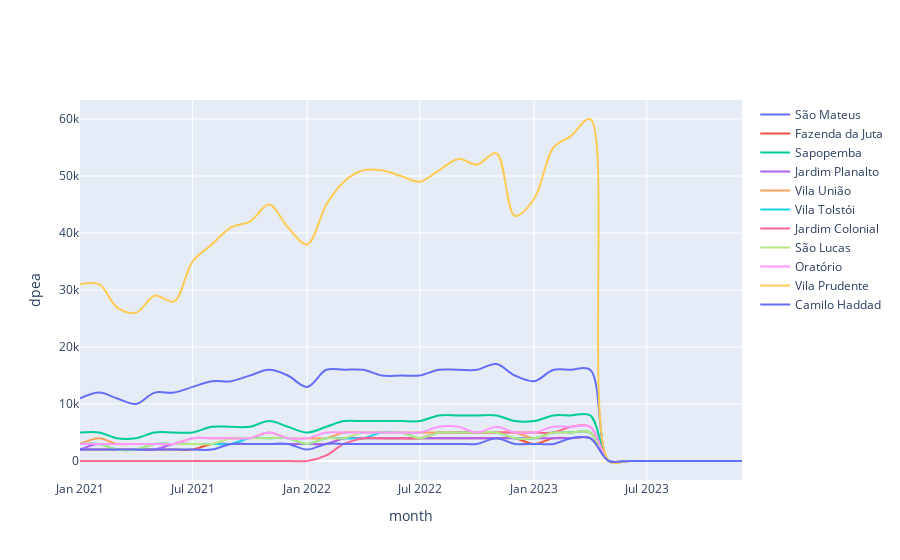
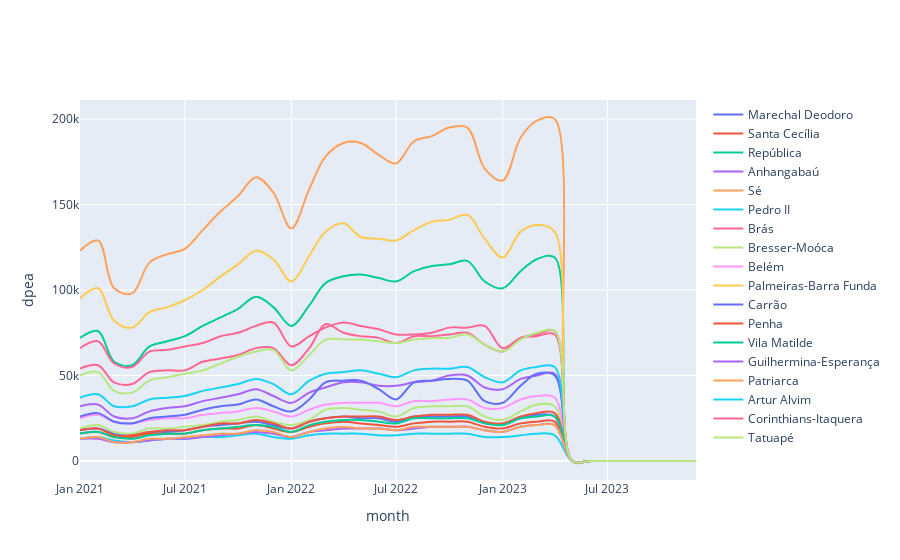
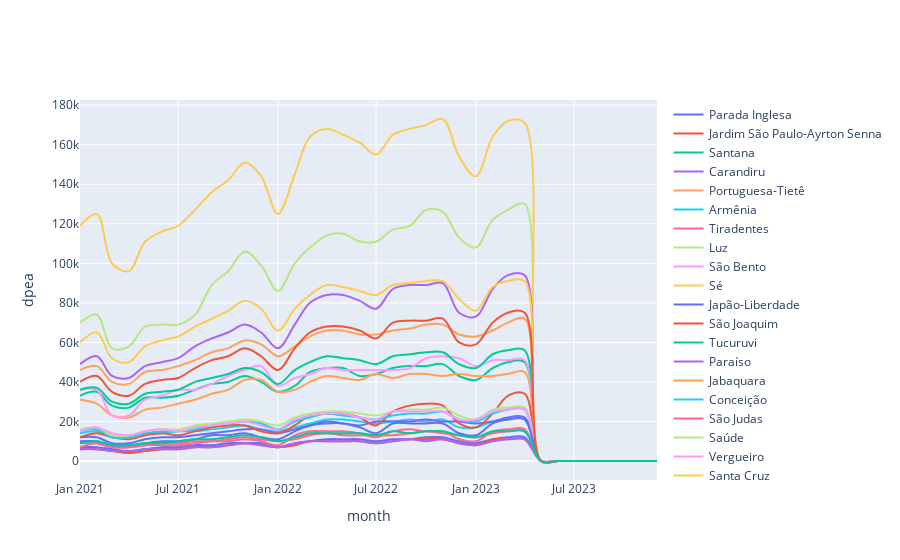
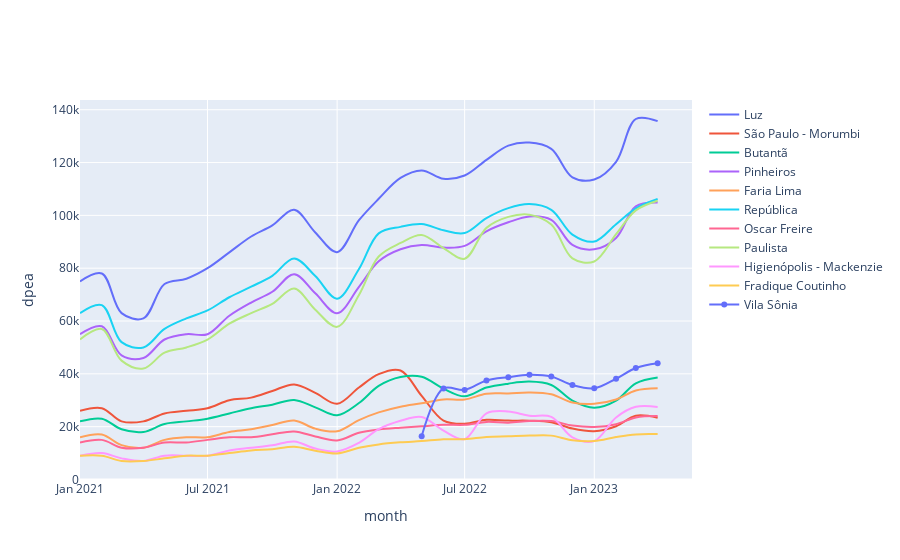

Notebook cell for these charts, in order:
### Markdown cell above
# Passenger entry by station analysis

### Code cell
pes_complete_data = [file for file in list(DATA_PATH.glob("l*_pes_complete.csv"))]

for file in pes_complete_data:
    
    print(file.name)
    df = pd.read_csv(file)
    df.index = df['month']
    #display(df.head())
    
    fig = go.Figure()
    fig.update_yaxes(title_text="dpea")
    fig.update_xaxes(title_text="month")

    for station in df['station'].unique():  

        fig.add_trace(go.Scatter(
        x=df[df["station"] == station].index,
        y=df[df["station"] == station]['dpea'],
        name=station,
        line_shape='spline'
        ))

    fig.update_layout()
    fig.show()
